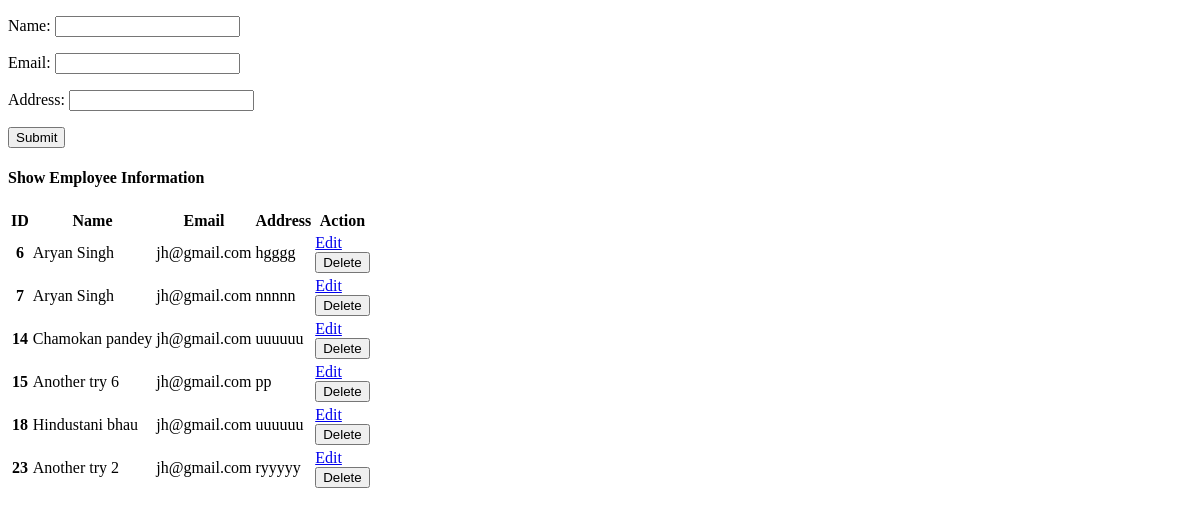
Before: / with the older database file.
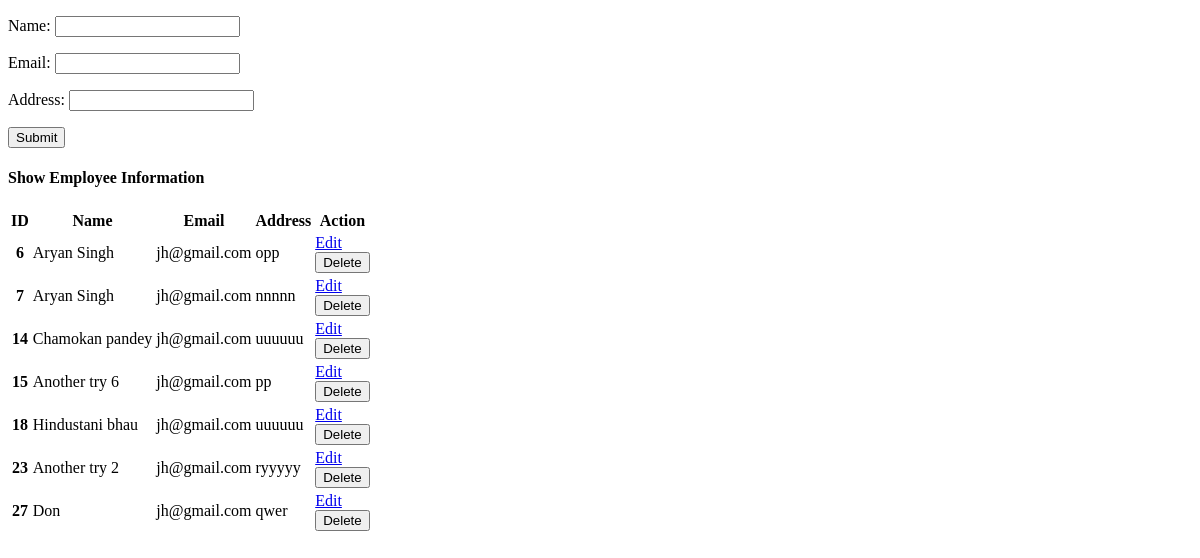
After: the same page with the newer database file.
### database/models.py (models this page shows)
class User(models.Model):
    name = models.CharField(max_length=20)
    email = models.EmailField(max_length=100)
    address = models.CharField(max_length=100)

### database/views.py (the view)
# urls.py: path('', views.add_user, name='add'),
def add_user(request):
    if request.method == 'POST':
        fm = EmployeeRegistrations(request.POST)
        if fm.is_valid():
            nm = fm.cleaned_data['name']
            em = fm.cleaned_data['email']
            ad = fm.cleaned_data['address']
            reg = User(name=nm, email=em, address=ad)
            reg.save()
            messages.success(request, nm)
            fm = EmployeeRegistrations()
    else:
        fm = EmployeeRegistrations()
    show = User.objects.all()
    return render(request, 'addandshow.html', {'form':fm, 'sho':show})

### database/forms.py
class EmployeeRegistrations(forms.ModelForm):
    class Meta:
        model = User
        fields =['name', 'email', 'address']
        widgets = {
            'name': forms.TextInput,
            'email': forms.EmailInput,
            'address': forms.TextInput,
        }

### database/templates/addandshow.html (shortened to what this page needs)
{% extends 'base.html' %}
{% block body %}
<form action="" method="post">
    {{form.as_p}}
    <button type="submit">Submit</button>
</form>
        <h4>Show Employee Information</h4>
        {% if sho %}
         <table>
            <thead>
                <tr>
                    <th scope="col">ID</th>
                    <th scope="col">Name</th>
                    <th scope="col">Email</th>
                    <th scope="col">Address</th>
                    <th scope="col">Action</th>
                </tr>
            </thead>
            <tbody>
            {% for sh in sho %}
                <tr>
                    <th scope="row">{{sh.id}}</th>
                    <td>{{sh.name}}</td>
                    <td>{{sh.email}}</td>
                    <td>{{sh.address}}</td>
                    <td>
                        <a href="{% url 'updatedata' sh.id %}">Edit</a>
                        <form action="{% url 'deletedata' sh.id %}" method="post">
                            <input type="submit" value="Delete">
                        </form>
                    </td>
                </tr>
            {% endfor %}
           </tbody>
        </table>
        {% else %}
        <h4>No Records</h4>
        {% endif %}
{% endblock body %}

Changed rows visible on the page:
changed User id 6: address "hgggg" → "opp"
added User: id "27", name "Don", email "jh@gmail.com", address "qwer"
